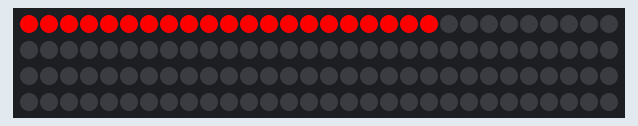
Recording of a sketch running on a simulated Arduino Uno, built with avr-gcc and run on an emulated ATmega328P. Shown: 120 RGB LEDs in strip order, left to right, continuing on the next row.

Above: at 2.15 s.
At 7.29 s:
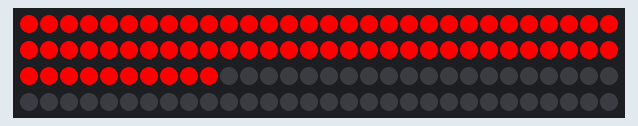
At 12.5 s:
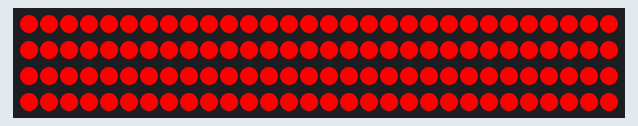
At 19.83 s:
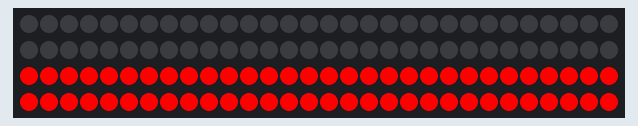
At 27.2 s:
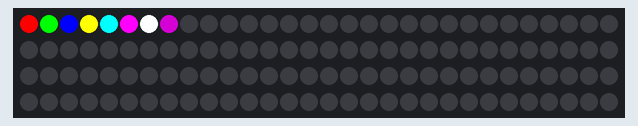
At 39.88 s:
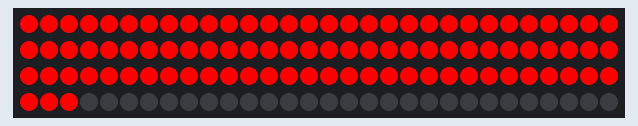

The sketch:

led8.ino
```cpp
#include <Adafruit_NeoPixel.h>

#define LED_PIN    6       // Digital pin connected to the LED strip
#define LED_COUNT  120       // Number of LEDs in the strip
#define DELAY_MSEC 100

// Declare our NeoPixel strip object
Adafruit_NeoPixel strip(LED_COUNT, LED_PIN, NEO_GRB + NEO_KHZ800);

void setup() {
  // Initialize the strip object (must be done before using it)
  strip.begin();
  // Turn off all the LEDs to start
  strip.show(); // Initialize all pixels to 'off'
}

void loop() {
  // Example 1: Turn on each LED one by one with different colors
  for(int i=0; i < LED_COUNT; i++) {
    strip.setPixelColor(i, strip.Color(255, 0, 0)); // Red color
    strip.show();
    delay(DELAY_MSEC);
  }

  delay(1000);

  // Example 2: Turn off each LED one by one
  for(int i=0; i < LED_COUNT; i++) {
    strip.setPixelColor(i, strip.Color(0, 0, 0)); // Turn off LED
    strip.show();
    delay(DELAY_MSEC);
  }

  delay(1000);

  // Example 3: Set LEDs to different colors
  strip.setPixelColor(0, strip.Color(255, 0, 0)); // Red
  strip.setPixelColor(1, strip.Color(0, 255, 0)); // Green
  strip.setPixelColor(2, strip.Color(0, 0, 255)); // Blue
  strip.setPixelColor(3, strip.Color(255, 255, 0)); // Yellow
  strip.setPixelColor(4, strip.Color(0, 255, 255)); // Cyan
  strip.setPixelColor(5, strip.Color(255, 0, 255)); // Magenta
  strip.setPixelColor(6, strip.Color(255, 255, 255)); // White
  strip.setPixelColor(7, strip.Color(128, 0, 128)); // Purple
  strip.show();

  delay(3000);
}
```
